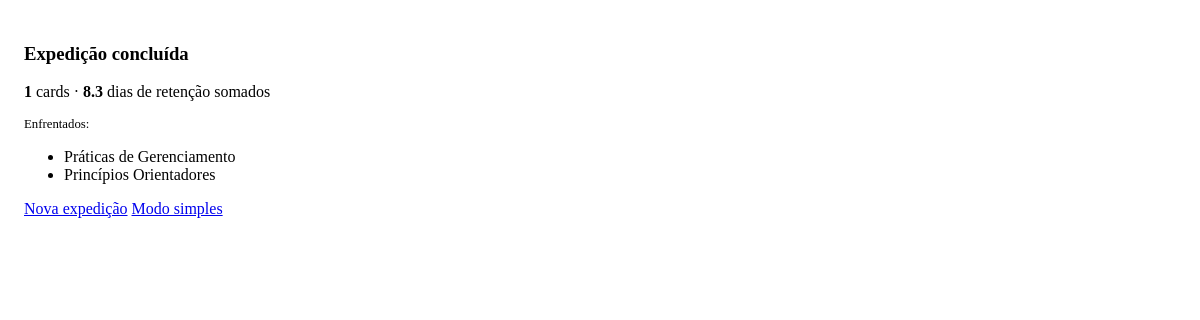
Screenshot of /dataprev-2026-p6/expedicao/1/fim/ with the database file from the repository.
### core/models.py (models this page shows, shortened)
class Session(models.Model):
    OUTCOME_ONGOING = "ongoing"
    OUTCOME_CLEARED = "cleared"
    OUTCOME_DOWNED = "downed"   # HP zerou — fila fica intacta
    OUTCOME_ABANDONED = "abandoned"
    player = models.ForeignKey(
        settings.AUTH_USER_MODEL, on_delete=models.CASCADE, related_name="sessions"
    )
    pack = models.ForeignKey(Pack, on_delete=models.CASCADE, related_name="sessions")
    started_at = models.DateTimeField(auto_now_add=True)
    ended_at = models.DateTimeField(null=True, blank=True)
    hp_remaining = models.IntegerField(default=0)
    enemies = models.JSONField(default=list)
    enemy_index = models.PositiveIntegerField(default=0)
    cards_in_block = models.PositiveIntegerField(default=0)
    cards_done = models.PositiveIntegerField(default=0)
    damage = models.FloatField(default=0.0)
    is_boss = models.BooleanField(default=False)
    boss_topic = models.ForeignKey(
        Topic, null=True, blank=True, on_delete=models.SET_NULL, related_name="boss_runs"
    )
    outcome = models.CharField(max_length=16, default=OUTCOME_ONGOING)

class Topic(models.Model):
    pack = models.ForeignKey(Pack, on_delete=models.CASCADE, related_name="topics")
    external_id = models.CharField(max_length=200)
    parent = models.ForeignKey(
        "self", null=True, blank=True, on_delete=models.CASCADE, related_name="children"
    )
    name = models.CharField(max_length=200)
    path = models.CharField(max_length=200, db_index=True)
    weight = models.FloatField(default=1.0)  # 2.4
    order = models.PositiveIntegerField(default=0)
    unlocks = models.ManyToManyField(
        "self", symmetrical=False, blank=True, related_name="unlocked_by"
    )
    class Meta:
        unique_together = [("pack", "external_id")]
        ordering = ["path"]

### core/combat.py (the view)
# urls.py: path("<slug:slug>/expedicao/<int:pk>/fim/", combat.summary, name="summary"),
def summary(request, slug, pk):
    pack = get_object_or_404(Pack, slug=slug)
    session = get_object_or_404(Session, pk=pk, player=get_player())
    defeated = []
    for path in session.enemies[:session.enemy_index]:
        topic = Topic.objects.filter(pack=pack, path=path).first()
        if topic:
            defeated.append(topic)
    return render(request, "core/summary.html", {
        "pack": pack, "session": session, "defeated": defeated,
        "downed": session.outcome == Session.OUTCOME_DOWNED,
        "damage": round(session.damage, 1),
    })

### core/views.py (called while the page is built)
def get_player():
    return get_user_model().objects.order_by("id").first()

### core/templates/core/summary.html
{% extends "core/base.html" %}
{% block content %}
{% if downed %}
  <h3>Você caiu</h3>
  <p>A fila continua intacta para amanhã. Nada foi perdido.</p>
{% elif session.outcome == "cleared" %}
  <h3>Expedição concluída</h3>
{% else %}
  <h3>Expedição encerrada</h3>
{% endif %}
<p><strong>{{ session.cards_done }}</strong> cards ·
   <strong>{{ damage }}</strong> dias de retenção somados</p>
{% if defeated %}
  <p class="meta">Enfrentados:</p>
  <ul>{% for topic in defeated %}<li>{{ topic.name }}</li>{% endfor %}</ul>
{% endif %}
<a href="{% url 'expedition' pack.slug %}" role="button">Nova expedição</a>
<a href="{% url 'study' pack.slug %}" role="button" class="secondary outline">Modo simples</a>
{% endblock %}

### core/templates/core/base.html (style rules this page uses)
.meta { color: var(--pico-muted-color); font-size: .8rem; }

### rows the page displays
Session: cards_done "1"
Topic: name "Práticas de Gerenciamento"
Topic: name "Princípios Orientadores"

### other values shown
{{ damage }} "8.3"
